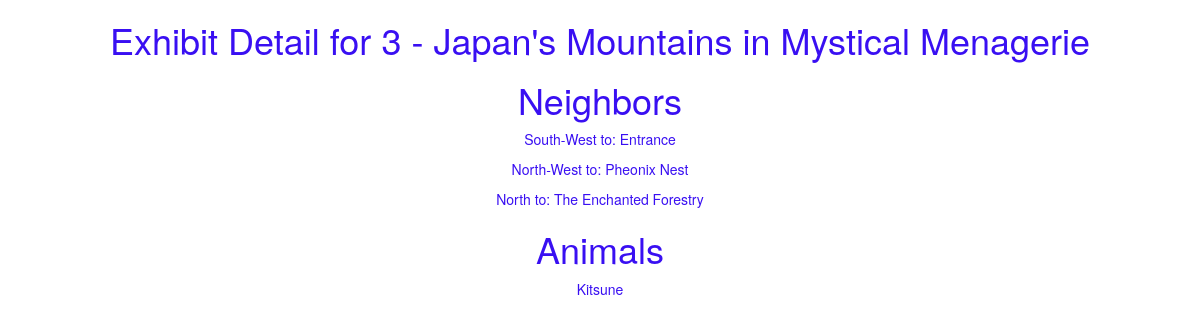
/zoo/exhibit/3, run on an earlier commit of the app's database.
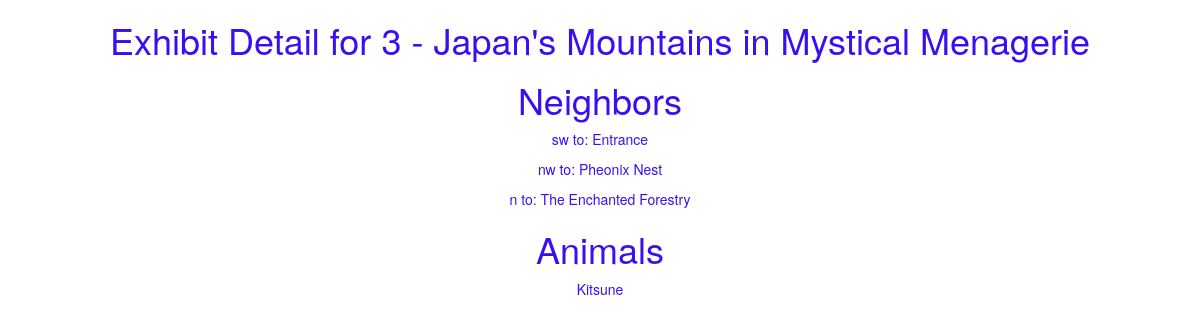
And on a later commit of the database.
### zoo/models.py (models this page shows, shortened)
class ExhibitNeighbor(models.Model):
	fromExhibit = models.ForeignKey('Exhibit', on_delete=models.SET_NULL, null=True, related_name='fromExhibit')
	toExhibit = models.ForeignKey('Exhibit', on_delete=models.SET_NULL, null=True, related_name='toExhibit')
	CARDINAL = (
	    ('n', 'North'),
	    ('s', 'South'),
	    ('e', 'East'),
	    ('w', 'West'),
	    ('nw', 'North West'),
	    ('ne', 'North East'),
	    ('sw', 'South West'),
	    ('se', 'South East'),
	)
	direction = models.CharField(max_length=2, choices=CARDINAL, help_text="Enter Direction", null=True, blank=True)

class Exhibit(models.Model):
	name = models.CharField(max_length=200, help_text="Enter Exhibit Name")
	zoo = models.ForeignKey('Zoo', on_delete=models.SET_NULL, null=True)

### zoo/views.py (the view)
# urls.py: path('exhibit/<int:pk>', views.ExhibitDetailView.as_view(), name='exhibitDetail'),
class ExhibitDetailView(generic.DetailView):
	model = Exhibit

### zoo/templates/zoo/exhibit_detail.html
{% extends "base-generic.html" %}
{% block content %}
<h1>Exhibit Detail for {{ exhibit.id }} - {{ exhibit.name }} in {{ exhibit.zoo.name }}</h1>
<h1>Neighbors</h1>
{% for neighbor in exhibit.fromExhibit.all %}
  <p>{{ neighbor.direction }} to: {{ neighbor.toExhibit.name }}</p>
{% endfor %}
<h1>Animals</h1>
{% for animal in exhibit.animal_set.all %}
  <p>{{ animal.name }}</p>
{% endfor %}
{% endblock %}

What changed in the data, as far as the page shows it:
changed ExhibitNeighbor "Entrance": direction "South-West" → "sw"
changed ExhibitNeighbor "Pheonix Nest": direction "North-West" → "nw"
changed ExhibitNeighbor "The Enchanted Forestry": direction "North" → "n"
